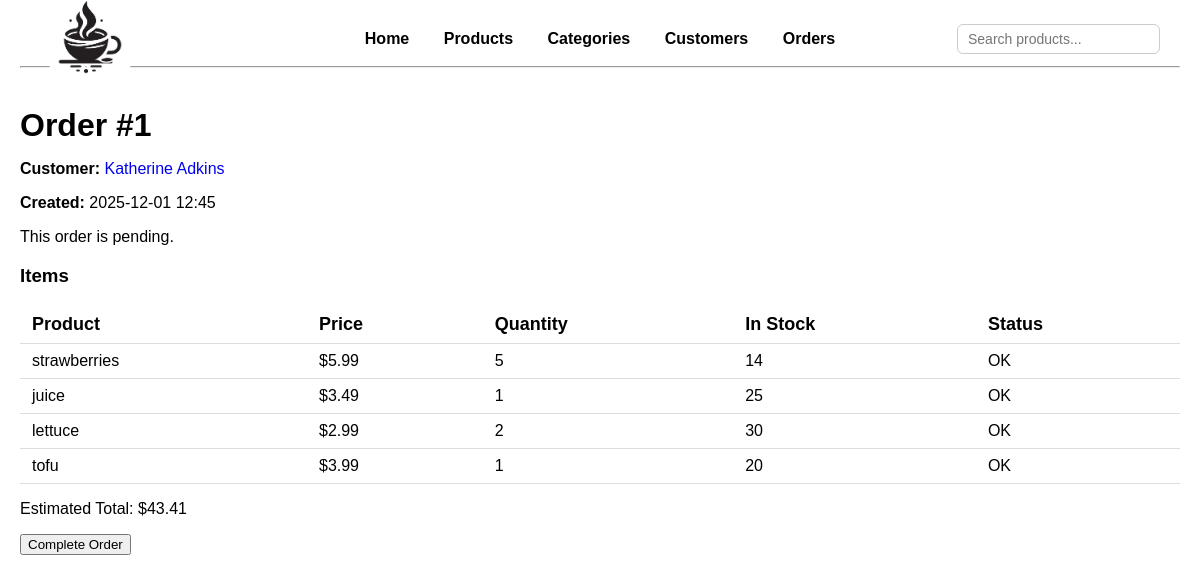
The app's page /orders/1 with its own data.
### models.py (models this page shows, shortened)
class Order(db.Model):
    __tablename__ = "orders"
    id = mapped_column(Integer, primary_key=True)
    customer_id = mapped_column(Integer, ForeignKey("customers.id"))
    customer = relationship("Customer", back_populates="orders")
    items = relationship('ProductOrder', back_populates='order')
    created = mapped_column(db.DateTime, nullable=False, default=db.func.now())
    completed = mapped_column(db.DateTime, nullable=True, default=None)
    amount = mapped_column(db.DECIMAL(6, 2), nullable=True, default=None)
    def estimate(self):
        total = 0
        for po in self.items:
            one = po.product.price * po.quantity
            total = total + one
        return total

class Customer(db.Model):
    __tablename__ = "customers"
    id = mapped_column(Integer, primary_key=True)
    name = mapped_column(String)
    phone = mapped_column(String)
    orders = relationship("Order", back_populates="customer")

class ProductOrder(db.Model):
    product_id = mapped_column(db.ForeignKey("product.id"), primary_key=True)
    order_id = mapped_column(db.ForeignKey("orders.id"), primary_key=True)
    quantity = mapped_column(db.Integer, nullable=False)
    product = relationship('Product')
    order = relationship('Order', back_populates='items')

class Product(db.Model):
    __tablename__ = "product"
    id = mapped_column(Integer, primary_key=True)
    name = mapped_column(String)
    price = mapped_column(DECIMAL(10, 2))
    inventory = mapped_column(Integer, default=0)
    category_id = mapped_column(Integer, ForeignKey("categories.id"))
    category = relationship("Category", back_populates="products")

### app.py (the view)
@app.route("/orders/<int:id>")
def order(id):
    order_obj = db.session.get(Order, id)
    return render_template("order.html", order=order_obj)

### templates/order.html (shortened to what this page needs)
{% extends "base.html" %}
{% block content %}
<div class="container mt-4">
  <h1>Order #{{ order.id }}</h1>
  <p>
    <strong>Customer:</strong>
    <a href="{{ url_for('customer_detail', id=order.customer.id) }}">
      {{ order.customer.name }}
    </a>
  </p>
  <p><strong>Created:</strong> {{ order.created.strftime("%Y-%m-%d %H:%M") }}</p>
  {% if order.completed %}
    <p><strong>Completed:</strong> {{ order.completed }}</p>
    <p><strong>Total Amount:</strong> ${{ order.amount }}</p>
    <p class="text-success fw-bold">This order has been completed.</p>
  {% else %}
    <p class="text-danger fw-bold">This order is pending.</p>
  {% endif %}
  <h3 class="mt-4">Items</h3>
  <table class="table table-bordered">
    <thead class="table-light">
      <tr>
        <th>Product</th>
        <th>Price</th>
        <th>Quantity</th>
        <th>In Stock</th>
        <th>Status</th>
      </tr>
    </thead>
    <tbody>
      {% for po in order.items %}
      <tr>
        <td>{{ po.product.name }}</td>
        <td>${{ po.product.price }}</td>
        <td>{{ po.quantity }}</td>
        <td>{{ po.product.inventory }}</td>
        {% if po.product.inventory < po.quantity %}
          <td class="text-danger fw-bold">Not enough stock</td>
        {% else %}
          <td class="text-success fw-bold">OK</td>
        {% endif %}
      </tr>
      {% endfor %}
    </tbody>
  </table>
  <p class="fw-bold">Estimated Total: ${{ order.estimate() }}</p>
  {% if not order.completed %}
  <form method="post" action="{{ url_for('complete_order', id=order.id) }}">
    <button class="btn btn-success" type="submit">Complete Order</button>
  </form>
  {% endif %}
</div>
{% endblock %}

### static/base.css (style rules this page uses)
body { font-family: Arial, sans-serif; margin: 20px; }
h1 { margin-bottom: 10px; }
a { text-decoration: none; }
table { width: 100%; border-collapse: collapse; margin-top: 12px; }
th, td { padding: 8px 12px; border-bottom: 1px solid #ddd; text-align: left; }
th { font-size: 18px; }

### records on screen
Order: id "1", created "2025-12-01 12:45"
Customer: customer.name "Katherine Adkins"
ProductOrder: product.name "strawberries", product.price "5.99", quantity "5", product.inventory "14", shows "OK"
ProductOrder: product.name "juice", product.price "3.49", quantity "1", product.inventory "25", shows "OK"
ProductOrder: product.name "lettuce", product.price "2.99", quantity "2", product.inventory "30", shows "OK"
ProductOrder: product.name "tofu", product.price "3.99", quantity "1", product.inventory "20", shows "OK"
Product: estimate "43.41"
